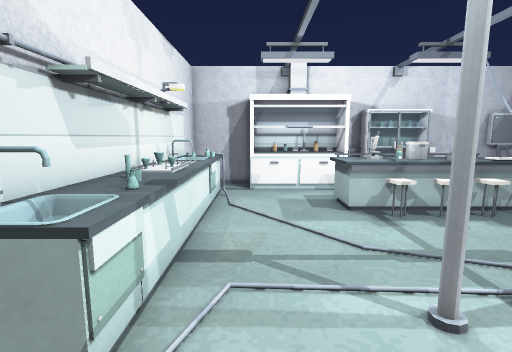
View 1 (above)

16 first-person views from a walk through a Godot game level. The camera is 1.4 m above the floor, tilts 8° down and sees 85° across. The floor is counted in squares, 0.5 m on a side. Each view is taken from the middle of a square. On the plan, view 1 faces up. The plan holds only what a view shows up to about 19 squares ahead; the rest is blank.

View 2
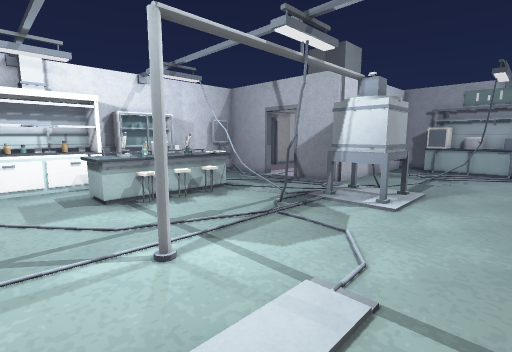

View 3
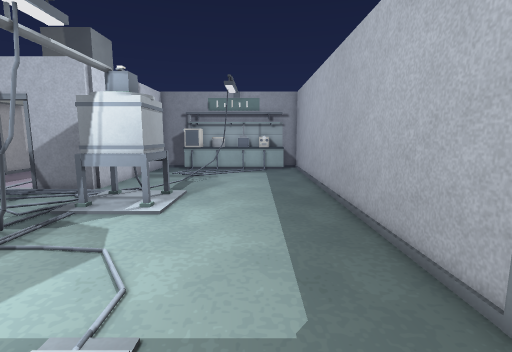

View 4
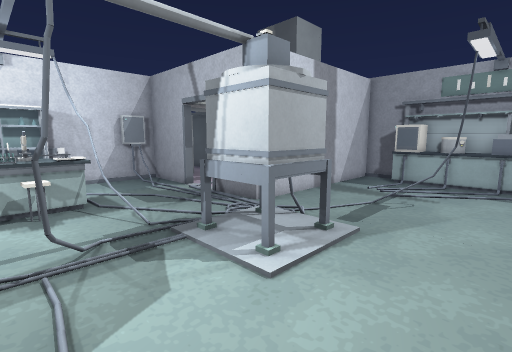

View 5
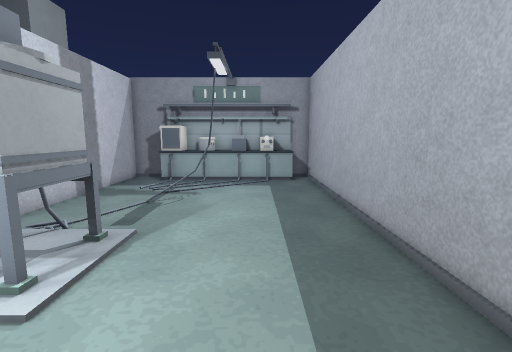

View 6
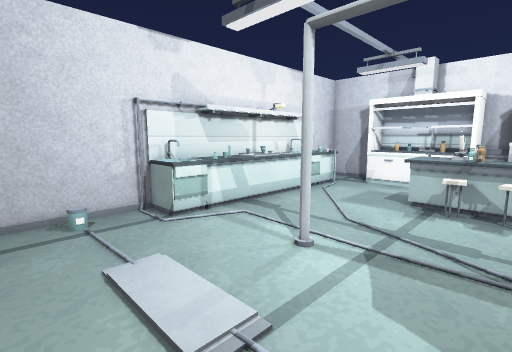

View 7
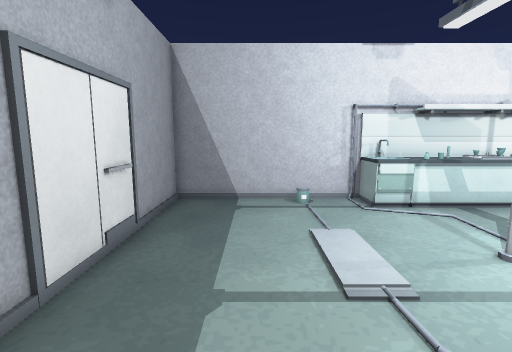

View 8
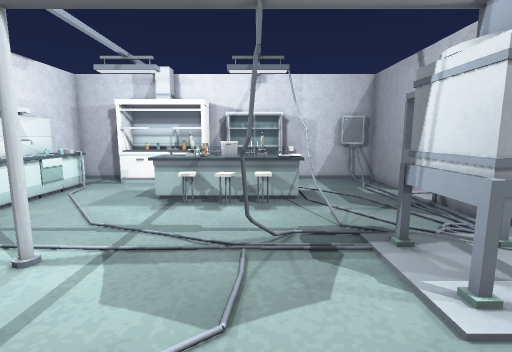

View 9
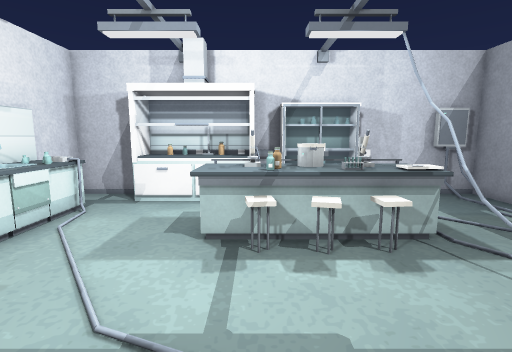

View 10
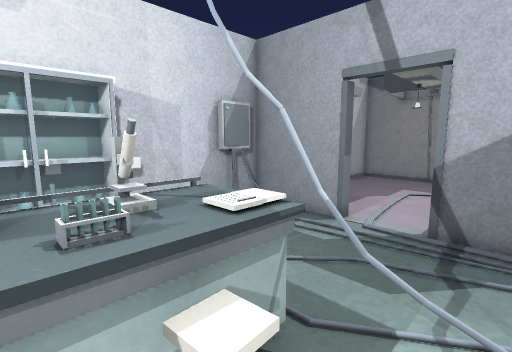

View 11
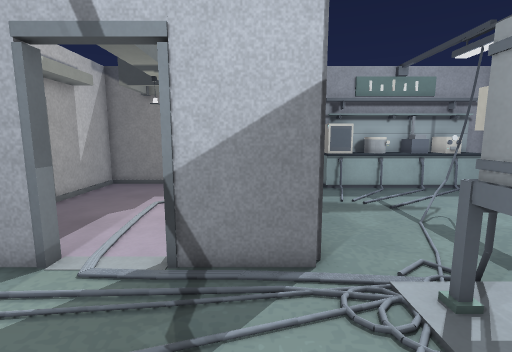

View 12
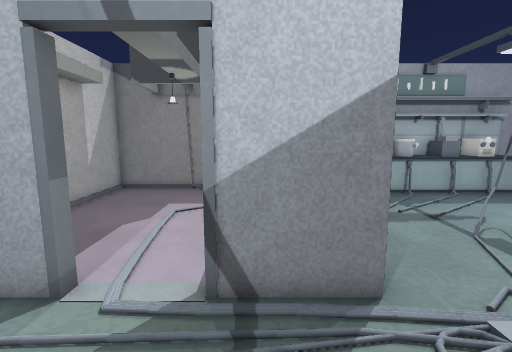

View 13
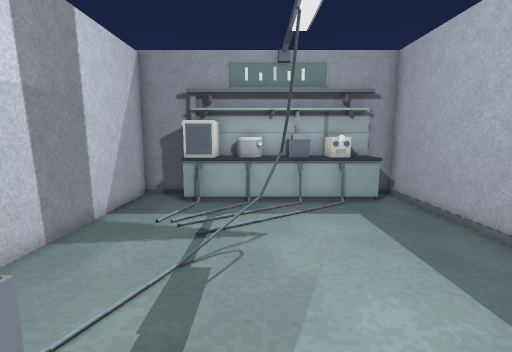

View 14
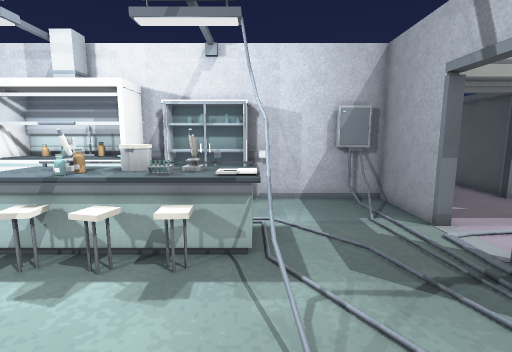

View 15
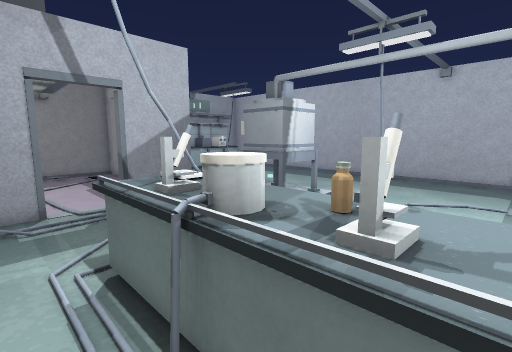

View 16
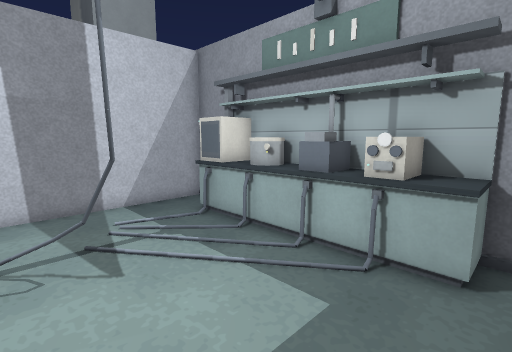

### Floor plan
Key: @ floor where view 1 was taken; # wall or solid block; . floor; D closed door; = window, fence, low wall or low ledge; ^ raised ledge; C column; S sink; B bottle; T thing the floor can be seen under or through; A box; O other object.
Columns run from 4 left of view 1 to 27 right of it. Each row starts with its distance up from view 1.
 19                          #
 18                         .#
 17 #####################   . ####
 16 #...###########...###  ..  ..
 15 # ..#====#    ......# ........ #
 14 # ^......     ......#..........#
 13 #^O......  =   .....#..........#
 12 ###....^^^^^C^^................#
 11 ##S....^^B^^^^^ ...............#
 10 ##^.....^=^=^^^ ...............#
  9 ##^......=.=..=.....#      ....
  8 #O^.................#
  7 #O^.................############
  6 ##^............................#
  5 #^^.............TTT ...........#
  4 ###....#....#...TTAA.........###
  3 #S#.............T T..........###
  2 #...............TTT..........^##
  1 #.......................=....^##
  0 #...@...................#....^##
 -1 #........................... ^##
 -2 #........................... ^##
 -3 #............................^##
 -4 #............................^##
 -5 #....==# .................... #
 -6 #####DDDD######################

Positions as (right, up) in squares from view 1, and headings:
1: (0, 0), facing up
2: (0, -2), facing up-right
3: (1, -2), facing right
4: (7, -2), facing up-right
5: (7, -2), facing right
6: (7, -2), facing up-left
7: (9, -2), facing left
8: (8, -2), facing up
9: (5, 3), facing up
10: (7, 8), facing up-right
11: (10, 8), facing right
12: (11, 9), facing right
13: (13, 1), facing right
14: (10, 4), facing up
15: (4, 14), facing down-right
16: (19, -5), facing up-right
